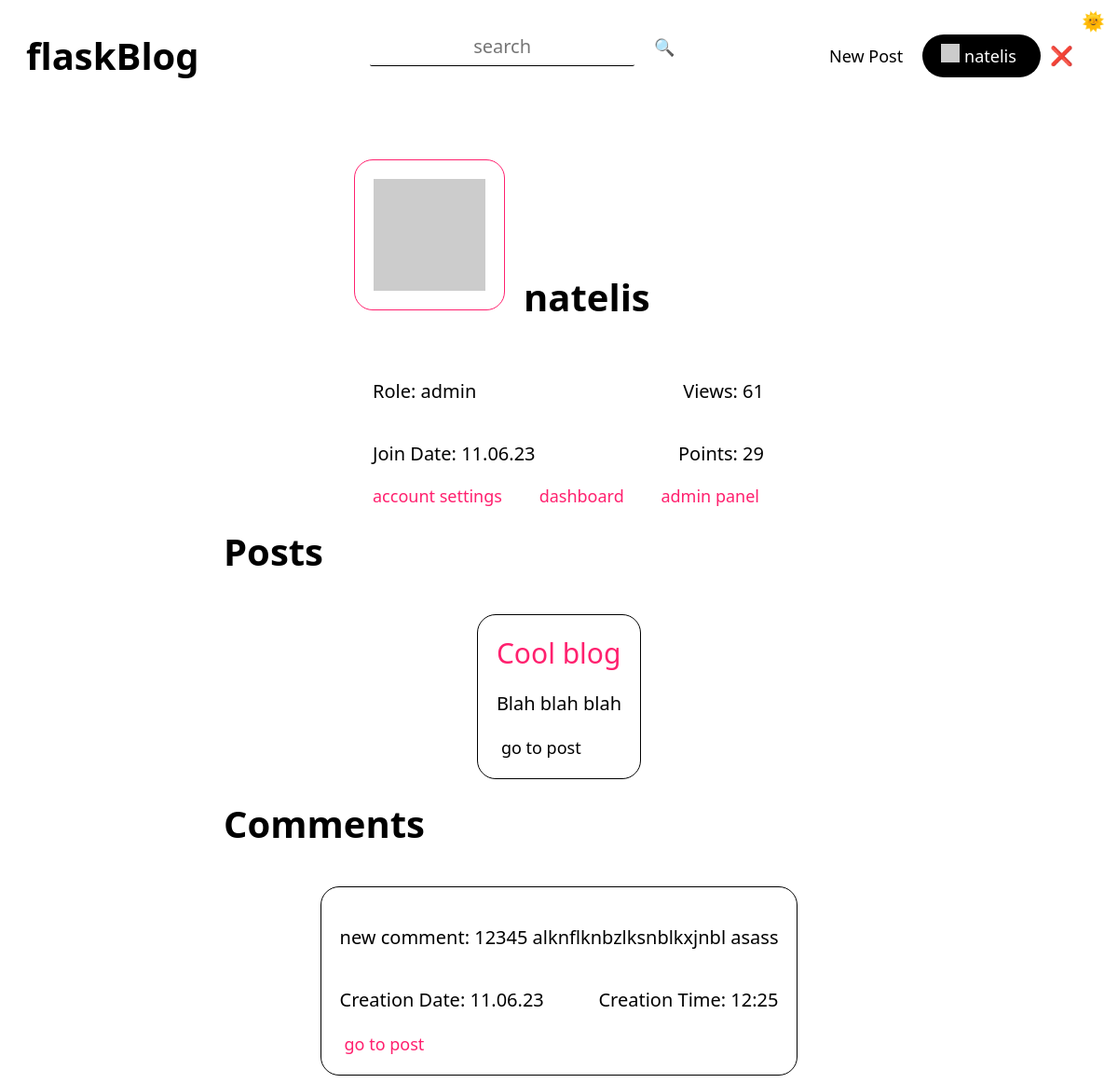
The page /user/natelis (signed in) on the database its author committed.
### tables this page shows
CREATE TABLE "Users" (
	"userID"	INTEGER NOT NULL UNIQUE,
	"userName"	TEXT UNIQUE,
	"email"	TEXT UNIQUE,
	"password"	TEXT,
	"profilePicture"	TEXT,
	"role"	TEXT,
	"points"	INTEGER,
	"creationDate"	TEXT,
	"creationTime"	TEXT,
	PRIMARY KEY("userID" AUTOINCREMENT)
);

### routes/user.py (the view)
@userBlueprint.route("/user/<userName>")
def user(userName):
    connection = sqlite3.connect(USERS_DB)
    cursor = connection.cursor()
    cursor.execute("select userName from users")
    users = cursor.fetchall()
    match str(userName).lower() in str(users).lower():
        case True:
            message("2", f'USER: "{userName}" FOUND')
            cursor.execute(
                f'select * from users where lower(userName) = "{userName}"')
            user = cursor.fetchone()
            connection = sqlite3.connect(POSTS_DB)
            cursor = connection.cursor()
            cursor.execute(
                f'select views from posts where author = "{user[1]}"')
            viewsData = cursor.fetchall()
            views = 0
            for view in viewsData:
                views += int(view[0])
            cursor.execute(f'select * from posts where author = "{user[1]}"')
            posts = cursor.fetchall()
            connection = sqlite3.connect(COMMENTS_DB)
            cursor = connection.cursor()
            cursor.execute(
                f'select * from comments where lower(user) = "{userName.lower()}"'
            )
            comments = cursor.fetchall()
            if posts:
                showPosts = True
            elif not posts:
                showPosts = False
            if comments:
                showComments = True
            elif not comments:
                showComments = False
            message("2", f'USER: "{userName}"s PAGE LOADED')
            return render_template(
                "user.html",
                user=user,
                views=views,
                posts=posts,
                comments=comments,
                showPosts=showPosts,
                showComments=showComments,
            )
        case _:
            message("1", f'USER: "{userName}" NOT FOUND')
            return render_template("404.html")

### app.py (called while the page is built)
@app.context_processor
def utility_processor():
    getProfilePicture
    return dict(getProfilePicture=getProfilePicture)

### helpers.py (called while the page is built)
def currentDate():
    return datetime.now().strftime("%d.%m.%y")

def currentTime(seconds=False):
    match seconds:
        case False:
            return datetime.now().strftime("%H:%M")
        case True:
            return datetime.now().strftime("%H:%M:%S")

def message(color, message):
    print(
        f"\n\033[94m[{currentDate()}\033[0m"
        f"\033[95m {currentTime(True)}]\033[0m"
        f"\033[9{color}m {message}\033[0m\n"
    )
    logFile = open("log.log", "a")
    logFile.write(f"[{currentDate()}" f"|{currentTime(True)}]" f" {message}\n")
    logFile.close()

def getProfilePicture(userName):
    connection = sqlite3.connect(USERS_DB)
    cursor = connection.cursor()
    cursor.execute(
        f'select profilePicture from users where lower(userName) = "{userName.lower()}"'
    )
    return cursor.fetchone()[0]

### templates/user.html (shortened to what this page needs)
{% extends 'layout.html'%} {%block head%}
<link
  rel="stylesheet"
  href="{{ url_for('static', filename='css/index.css') }}"
/>
<link
  rel="stylesheet"
  href="{{ url_for('static', filename='css/user.css') }}"
/>
{% endblock head %} {%block body%}
<div class="container">
  <div class="userContainer">
    <section class="head">
      <img src="{{user[4]}}" alt="{{user[1]}}" class="userProfilePicture" />
      <h2 class="userName">{{user[1]}}</h2>
    </section>
    <section class="stats">
      <p class="userRole">Role: {{user[5]}}</p>
      <p class="userViews">Views: {{views}}</p>
    </section>
    <section class="stats">
      <p class="userCreationDate">Join Date: {{user[7]}}</p>
      <p class="userPoint">Points: {{user[6]}}</p>
    </section>
    <section class="stats">
      {% if session["userName"] == user[1] %}
      <a href="/accountsettings" class="btn btnLink textPrimary"
        >account settings</a
      >
      <a href="/dashboard/{{user[1]}}" class="btn btnLink textPrimary"
        >dashboard</a
      >
      {% endif %} {% if user[5] == "admin" and session["userName"] == user[1] %}
      <a href="/admin" class="btn btnLink textPrimary">admin panel</a>
      {% endif %}
    </section>
  </div>
  {% if showPosts %}
  <h1 class="postsText">Posts</h1>
  {% for post in posts %}
  <div class="post centeredHorizontally">
    <a class="title textPrimary" href="/post/{{post[0]}}">{{post[1]}}</a>
    <div class="content" tag="content">{{post[3]|safe}}</div>
    <a href="/post/{{post[0]}}" class="btn btnLink">go to post</a>
  </div>
  {% endfor %} {% endif %} {% if showComments %}
  <h1 class="commentsText">Comments</h1>
  {% for comment in comments %}
  <div class="post centeredHorizontally">
    <div class="content" tag="content">{{comment[2]|safe}}</div>
    <section class="comment">
      <p class="commentCreationDate">Creation Date: {{comment[4]}}</p>
      <p class="commentCreationTime">Creation Time: {{comment[5]}}</p>
    </section>
    <a href="/post/{{comment[1]}}" class="btn btnLink textPrimary"
      >go to post</a
    >
  </div>
  {% endfor %} {% endif %}
</div>
{% endblock body %}

### templates/navbar.html (shortened to what this page needs)
<link
  rel="stylesheet"
  href="{{ url_for('static', filename='css/navbar.css') }}"
/>
<div class="navbar">
  <a href="/"><h1 class="btn btnLink btnHome">flaskBlog</h1></a>
  <div class="searchBar">
    <input
      type="text"
      id="searchInput"
      class="input"
      autocomplete="off"
      placeholder="search"
    /><button onclick="search()" class="btn">🔍</button>
  </div>
  <div class="btns">
    {% if session["userName"] %}
    <a href="/createpost">
      <button class="btn btnLink">New Post</button>
    </a>
    <a href="/user/{{session['userName'].lower()}}">
      <div class="btn btnPrimary user">
        <img
          class="profilePicture"
          src="{{ getProfilePicture(session['userName']) }}"
        />
        <button class="btn profileText">{{session["userName"]}}</button>
      </div>
    </a>
    <a href="/logout" title="logout">❌</a>
    {% elif hideLogin %}
    <a href="/signup"><button class="btn btnLink">Sign Up</button></a>
    {% elif hideSignUp %}
    <a href="/login/redirect=&"><button class="btn btnLink">Login</button></a>
    {%else%}
    <a href="/login/redirect=&"><button class="btn btnLink">Login</button></a>
    <a href="/signup"><button class="btn btnPrimary">Sign Up</button></a>
    {% endif %}
  </div>
</div>

### static/css/general.css (style rules this page uses)
:root { --themePrimary: #000; --themeSecondary: #fff; --themeHelper: #303030; --primaryColor: #ff206e; --primaryHelper: #FF4F8C; }
* { font-family: system-ui, "Segoe UI", Roboto, Helvetica, Arial, sans-serif, "Apple Color Emoji", "Segoe UI Emoji", "Segoe UI Symbol"; color: var(--themePrimary); }
html { font-size: 125% !important; }
body { background-color: var(--themeSecondary); }
a { text-decoration: none; user-select: none; }
button { background-color: transparent; border: 0; }
.input { margin-bottom: 1rem; border: 0px; height: 2rem; width: 14rem; text-align: center; display: block; color: var(--themePrimary); background-color: transparent; font-size: 1rem; border-bottom: 1px solid var(--themePrimary); transition: 0.4s; border-radius: 0.1rem; }
.centeredHorizontally { margin-left: auto; margin-right: auto; }
.btn { height: fit-content; width: fit-content; border-radius: 2rem; border: 0px; transition: 0.25s; font-weight: 500; cursor: pointer; font-size: 0.9rem; text-align: center; margin: 0rem 0.25rem; }
.btnPrimary { padding: 0.5rem 1rem 0.5rem 1rem; color: var(--themeSecondary); background-color: var(--themePrimary); }
.btnLink { background-color: transparent; }
.textPrimary { color: var(--primaryColor); transition: 0.25s; }

### static/css/index.css (style rules this page uses)
.post { max-width: 35rem; max-height: fit-content; margin-top: 2rem; border: 1px solid var(--themePrimary); border-radius: 1rem; padding: 1rem; }
.content { display: -webkit-box; overflow: hidden; -webkit-line-clamp: 8; -webkit-box-orient: vertical; margin: 1rem 0rem; }
.content p { display: inline; }
.title { font-size: 1.5rem; }

### static/css/user.css (style rules this page uses)
h1 { width: 36rem; margin: 1rem 0 0 0; }
h2 { font-size: 2rem; }
.head img, h2 { display: inline-block; }
.container { display: flex; flex-direction: column; align-items: center; padding-top: 2rem; }
.userProfilePicture { height: 6rem; width: 6rem; border: 1px solid var(--primaryColor); border-radius: 1rem; padding: 1rem; }
.userName { margin: 6rem 0 0 1rem; }
.head { display: flex; width: 20rem; margin: 2rem 0 2rem 0; }
.stats { display: flex; width: 22rem; justify-content: space-between; }
.stats p, .stats a { text-align: left; margin-left: 1rem; }
.content { -webkit-line-clamp: 4; }
.comment { display: flex; justify-content: space-between; }
.commentCreationDate { margin-right: 1rem; }

### static/css/navbar.css (style rules this page uses)
.navbar { align-items: center; display: flex; width: 100%; justify-content: space-between; padding-top: 1rem; user-select: none; }
.btns { margin-right: 12rem; order: 5; }
.btnHome { margin-left: 12rem; order: 1; font-size: 2rem; font-weight: 550; }
.profilePicture { height: 1rem; width: 1rem; display: inline-block; }
.user { text-align: center; display: inline-block; height: fit-content; }
.profileText { margin: 0; padding-left: 0; color: var(--themeSecondary); }
#searchInput { display: inline-block; margin-right: 0.5rem; }
@media (min-width:968px) and (max-width:1280px) { .btnHome, .btns { margin-right: 2rem; } }
@media (min-width:968px) and (max-width:1280px) { .btnHome { margin-left: 1rem; } }

### rows shown on the page
Users: userName "natelis", role "admin", creationDate "11.06.23", points "29"

### other values the page prints
{{ views }} "61"
{{ post[1] }} "Cool blog"
{{ post[3]|safe }} "Blah blah blah"
{{ comment[2]|safe }} "new comment: 12345 alknflknbzlksnblkxjnbl asass"
{{ comment[4] }} "11.06.23"
{{ comment[5] }} "12:25"
